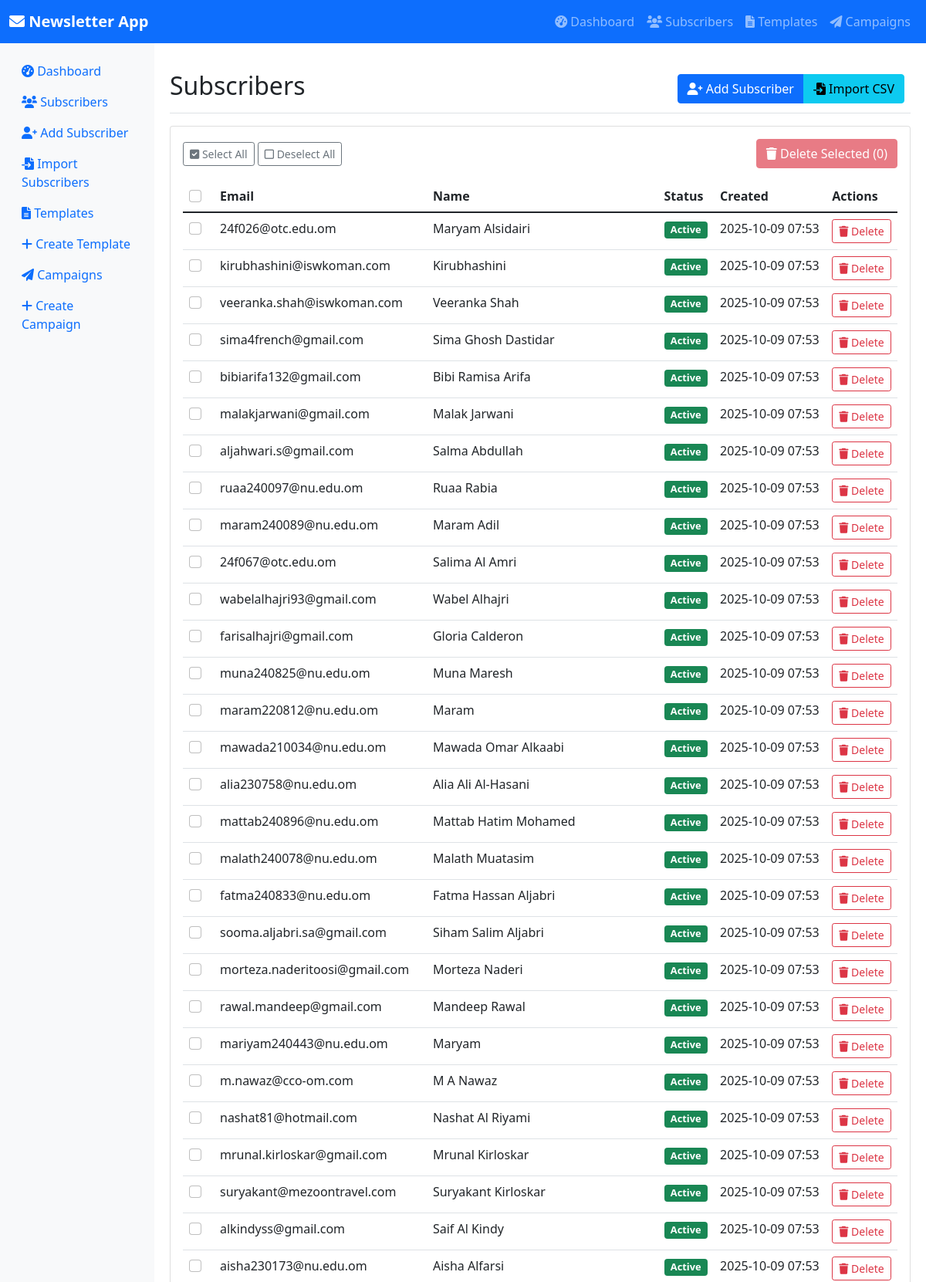
/subscribers (upper part), run on the app's committed database.
### models.py (models this page shows, shortened)
class Subscriber(db.Model):
    id = db.Column(db.Integer, primary_key=True)
    email = db.Column(db.String(255), unique=True, nullable=False, index=True)
    name = db.Column(db.String(255), nullable=True)
    is_active = db.Column(db.Boolean, default=True, nullable=False)
    created_at = db.Column(db.DateTime, default=datetime.utcnow, nullable=False)
    updated_at = db.Column(db.DateTime, default=datetime.utcnow, onupdate=datetime.utcnow)

### app.py (the view)
@app.route('/subscribers')
def subscribers():
    page = request.args.get('page', 1, type=int)
    subscribers = Subscriber.query.paginate(page=page, per_page=50, error_out=False)
    return render_template('subscribers.html', subscribers=subscribers)

### templates/subscribers.html (shortened to what this page needs)
{% extends "base.html" %}
{% block content %}
<div class="d-flex justify-content-between flex-wrap flex-md-nowrap align-items-center pt-3 pb-2 mb-3 border-bottom">
    <h1 class="h2">Subscribers</h1>
    <div class="btn-toolbar mb-2 mb-md-0">
        <div class="btn-group me-2">
            <a href="{{ url_for('add_subscriber') }}" class="btn btn-primary">
                <i class="fas fa-user-plus"></i> Add Subscriber
            </a>
            <a href="{{ url_for('import_subscribers') }}" class="btn btn-info">
                <i class="fas fa-file-import"></i> Import CSV
            </a>
        </div>
    </div>
</div>
{% if subscribers.items %}
<div class="card">
    <div class="card-body">
        <form id="bulk-delete-form" method="POST" action="{{ url_for('bulk_delete_subscribers') }}">
            <div class="d-flex justify-content-between align-items-center mb-3">
                <div>
                    <button type="button" id="select-all-btn" class="btn btn-sm btn-outline-secondary">
                        <i class="fas fa-check-square"></i> Select All
                    </button>
                    <button type="button" id="deselect-all-btn" class="btn btn-sm btn-outline-secondary">
                        <i class="far fa-square"></i> Deselect All
                    </button>
                </div>
                <div>
                    <button type="submit" id="bulk-delete-btn" class="btn btn-danger" disabled>
                        <i class="fas fa-trash"></i> Delete Selected (<span id="selected-count">0</span>)
                    </button>
                </div>
            </div>
            <div class="table-responsive">
                <table class="table table-hover">
                    <thead>
                        <tr>
                            <th width="40">
                                <input type="checkbox" id="select-all-checkbox" class="form-check-input">
                            </th>
                            <th>Email</th>
                            <th>Name</th>
                            <th>Status</th>
                            <th>Created</th>
                            <th>Actions</th>
                        </tr>
                    </thead>
                    <tbody>
                        {% for subscriber in subscribers.items %}
                        <tr>
                            <td>
                                <input type="checkbox" name="subscriber_ids" value="{{ subscriber.id }}"
                                    class="form-check-input subscriber-checkbox">
                            </td>
                            <td>{{ subscriber.email }}</td>
                            <td>{{ subscriber.name or '-' }}</td>
                            <td>
                                {% if subscriber.is_active %}
                                <span class="badge bg-success status-badge">Active</span>
                                {% else %}
                                <span class="badge bg-secondary status-badge">Inactive</span>
                                {% endif %}
                            </td>
                            <td>{{ subscriber.created_at.strftime('%Y-%m-%d %H:%M') }}</td>
                            <td>
                                <a href="{{ url_for('delete_subscriber', id=subscriber.id) }}"
                                    class="btn btn-sm btn-outline-danger btn-action"
                                    onclick="return confirm('Are you sure you want to delete this subscriber?')">
                                    <i class="fas fa-trash"></i> Delete
                                </a>
                            </td>
                        </tr>
                        {% endfor %}
                    </tbody>
                </table>
            </div>
        </form>
    </div>
</div>
{% endif %}
{% endblock %}

### templates/base.html (style rules this page uses)
.status-badge { font-size: 0.8rem; }
.table-responsive { border-radius: 0.5rem; overflow: hidden; }
.btn-action { padding: 0.25rem 0.5rem; font-size: 0.875rem; }

### data on the page
Subscriber: email "24f026@otc.edu.om", name "Maryam Alsidairi", is_active "Active", created_at "2025-10-09 07:53"
Subscriber: email "kirubhashini@iswkoman.com", name "Kirubhashini", is_active "Active", created_at "2025-10-09 07:53"
Subscriber: email "veeranka.shah@iswkoman.com", name "Veeranka Shah", is_active "Active", created_at "2025-10-09 07:53"
Subscriber: email "sima4french@gmail.com", name "Sima Ghosh Dastidar", is_active "Active", created_at "2025-10-09 07:53"
Subscriber: email "bibiarifa132@gmail.com", name "Bibi Ramisa Arifa", is_active "Active", created_at "2025-10-09 07:53"
Subscriber: email "malakjarwani@gmail.com", name "Malak Jarwani", is_active "Active", created_at "2025-10-09 07:53"
Subscriber: email "aljahwari.s@gmail.com", name "Salma Abdullah", is_active "Active", created_at "2025-10-09 07:53"
Subscriber: email "ruaa240097@nu.edu.om", name "Ruaa Rabia", is_active "Active", created_at "2025-10-09 07:53"
Subscriber: email "maram240089@nu.edu.om", name "Maram Adil", is_active "Active", created_at "2025-10-09 07:53"
Subscriber: email "24f067@otc.edu.om", name "Salima Al Amri", is_active "Active", created_at "2025-10-09 07:53"
Subscriber: email "wabelalhajri93@gmail.com", name "Wabel Alhajri", is_active "Active", created_at "2025-10-09 07:53"
Subscriber: email "farisalhajri@gmail.com", name "Gloria Calderon", is_active "Active", created_at "2025-10-09 07:53"
Subscriber: email "muna240825@nu.edu.om", name "Muna Maresh", is_active "Active", created_at "2025-10-09 07:53"
Subscriber: email "maram220812@nu.edu.om", name "Maram", is_active "Active", created_at "2025-10-09 07:53"
Subscriber: email "mawada210034@nu.edu.om", name "Mawada Omar Alkaabi", is_active "Active", created_at "2025-10-09 07:53"
Subscriber: email "alia230758@nu.edu.om", name "Alia Ali Al-Hasani", is_active "Active", created_at "2025-10-09 07:53"
Subscriber: email "mattab240896@nu.edu.om", name "Mattab Hatim Mohamed", is_active "Active", created_at "2025-10-09 07:53"
Subscriber: email "malath240078@nu.edu.om", name "Malath Muatasim", is_active "Active", created_at "2025-10-09 07:53"
Subscriber: email "fatma240833@nu.edu.om", name "Fatma Hassan Aljabri", is_active "Active", created_at "2025-10-09 07:53"
Subscriber: email "sooma.aljabri.sa@gmail.com", name "Siham Salim Aljabri", is_active "Active", created_at "2025-10-09 07:53"
Subscriber: email "morteza.naderitoosi@gmail.com", name "Morteza Naderi", is_active "Active", created_at "2025-10-09 07:53"
Subscriber: email "rawal.mandeep@gmail.com", name "Mandeep Rawal", is_active "Active", created_at "2025-10-09 07:53"
Subscriber: email "mariyam240443@nu.edu.om", name "Maryam", is_active "Active", created_at "2025-10-09 07:53"
Subscriber: email "m.nawaz@cco-om.com", name "M A Nawaz", is_active "Active", created_at "2025-10-09 07:53"
Subscriber: email "nashat81@hotmail.com", name "Nashat Al Riyami", is_active "Active", created_at "2025-10-09 07:53"
Subscriber: email "mrunal.kirloskar@gmail.com", name "Mrunal Kirloskar", is_active "Active", created_at "2025-10-09 07:53"
Subscriber: email "suryakant@mezoontravel.com", name "Suryakant Kirloskar", is_active "Active", created_at "2025-10-09 07:53"
Subscriber: email "alkindyss@gmail.com", name "Saif Al Kindy", is_active "Active", created_at "2025-10-09 07:53"
Subscriber: email "aisha230173@nu.edu.om", name "Aisha Alfarsi", is_active "Active", created_at "2025-10-09 07:53"
